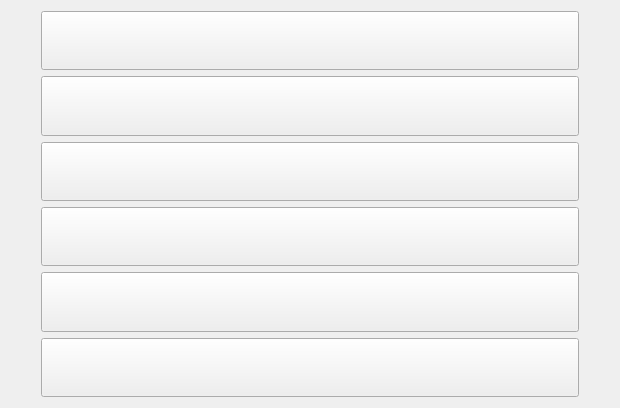
<?xml version="1.0" encoding="UTF-8"?>
<ui version="4.0">
 <class>Form</class>
 <widget class="QWidget" name="Form">
  <property name="geometry">
   <rect>
    <x>0</x>
    <y>0</y>
    <width>620</width>
    <height>408</height>
   </rect>
  </property>
  <property name="windowTitle">
   <string>Form</string>
  </property>
  <layout class="QHBoxLayout" name="horizontalLayout">
   <item>
    <spacer name="horizontalSpacer">
     <property name="orientation">
      <enum>Qt::Orientation::Horizontal</enum>
     </property>
     <property name="sizeType">
      <enum>QSizePolicy::Policy::Fixed</enum>
     </property>
     <property name="sizeHint" stdset="0">
      <size>
       <width>30</width>
       <height>0</height>
      </size>
     </property>
    </spacer>
   </item>
   <item>
    <layout class="QVBoxLayout" name="verticalLayout">
     <item>
      <widget class="QPushButton" name="pushButtonAdd">
       <property name="sizePolicy">
        <sizepolicy hsizetype="Minimum" vsizetype="Expanding">
         <horstretch>0</horstretch>
         <verstretch>0</verstretch>
        </sizepolicy>
       </property>
      </widget>
     </item>
     <item>
      <widget class="QPushButton" name="pushButtonSub">
       <property name="sizePolicy">
        <sizepolicy hsizetype="Minimum" vsizetype="Expanding">
         <horstretch>0</horstretch>
         <verstretch>0</verstretch>
        </sizepolicy>
       </property>
      </widget>
     </item>
     <item>
      <widget class="QPushButton" name="pushButtonMul">
       <property name="sizePolicy">
        <sizepolicy hsizetype="Minimum" vsizetype="Expanding">
         <horstretch>0</horstretch>
         <verstretch>0</verstretch>
        </sizepolicy>
       </property>
      </widget>
     </item>
     <item>
      <widget class="QPushButton" name="pushButtonDiv">
       <property name="sizePolicy">
        <sizepolicy hsizetype="Minimum" vsizetype="Expanding">
         <horstretch>0</horstretch>
         <verstretch>0</verstretch>
        </sizepolicy>
       </property>
      </widget>
     </item>
     <item>
      <widget class="QPushButton" name="pushButtonClock">
       <property name="sizePolicy">
        <sizepolicy hsizetype="Minimum" vsizetype="Expanding">
         <horstretch>0</horstretch>
         <verstretch>0</verstretch>
        </sizepolicy>
       </property>
       <property name="text">
        <string/>
       </property>
      </widget>
     </item>
     <item>
      <widget class="QPushButton" name="pushButtonAll">
       <property name="sizePolicy">
        <sizepolicy hsizetype="Minimum" vsizetype="Expanding">
         <horstretch>0</horstretch>
         <verstretch>0</verstretch>
        </sizepolicy>
       </property>
      </widget>
     </item>
    </layout>
   </item>
   <item>
    <spacer name="horizontalSpacer_2">
     <property name="orientation">
      <enum>Qt::Orientation::Horizontal</enum>
     </property>
     <property name="sizeType">
      <enum>QSizePolicy::Policy::Fixed</enum>
     </property>
     <property name="sizeHint" stdset="0">
      <size>
       <width>30</width>
       <height>0</height>
      </size>
     </property>
    </spacer>
   </item>
  </layout>
 </widget>
 <resources/>
 <connections/>
</ui>
